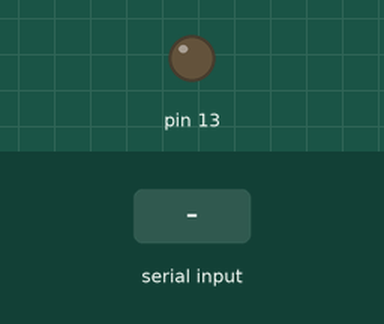
The sketch below on a simulated Arduino Uno, built with avr-gcc and run on an emulated ATmega328P. On the bench: output pins drawn as LEDs (lit = HIGH). Dashed ring = blinking. The test bench sets the inputs (shaded band).

Above: at 1.2 s.
1.3 s: byte 15 (15) received over Serial
At 1.4 s:
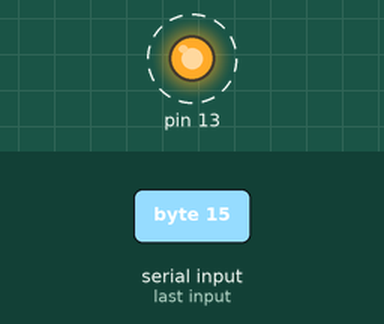
Timing chart, 0 to 10.3 s (numbered marks = the images above; inputs shaded):
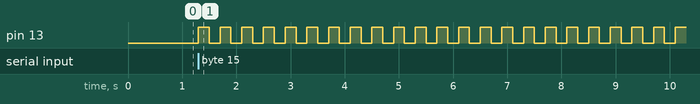

The sketch:

ArduinoPart.ino
```cpp
typedef unsigned short DATA;

DATA send_data=15;
DATA rx_data;

char compare[]="abcd";
char comdata[]="";

int i=0;
int t=0;
int mark;


void setup()
{
  Serial.begin(9600);
  pinMode(13,OUTPUT);

}

void loop()
{

  #if 0

  digitalWrite(13,HIGH);
  delay(100);
  Serial.print("abcd\r\n");
  Serial.write("abcd\r\n");
  digitalWrite(13,LOW);
  delay(100);

  #endif

  #if 0

  if(Serial.available())
  {
    String comdata="";
    while(Serial.available()>0)
    {
      if(char(Serial.read()!='\r'&&Serial.read()!='\n'))
      {
        comdata=comdata+char(Serial.read());
        delay(2);
      }
    }
    i=0;
    for(t=0;t<comdata.length();t++)
    {
      if(comdata[i]==compare[i])
      {
        mark=1;
      }
      else
      {
        mark=0;
        break;
      }
      i++;
    }

  }
  if(mark=1)
  {
    digitalWrite(13,HIGH);
    delay(500);
    digitalWrite(13,LOW);
    delay(500);
  }
  #endif

  if(Serial.available())
  {
    rx_data=Serial.read();
    if(rx_data==15)
    {
      mark=1;
    }
    else mark=0;
  }
  if(mark==1)
  {
    digitalWrite(13,HIGH);
    delay(200);
    digitalWrite(13,LOW);
    delay(200);
  }
}
```

Measured:
- after the input at 1.3 s, pin 13: alternates HIGH for 0.20 s and LOW for 0.20 s, starting at once
